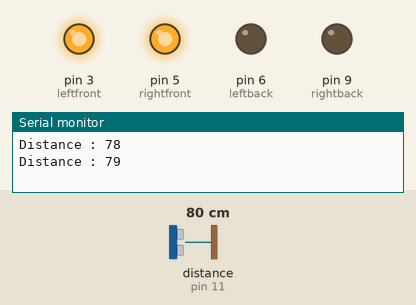
Bench run of a sketch on a simulated Arduino Uno, built with avr-gcc and run on an emulated ATmega328P. On the bench: output pins drawn as LEDs (lit = HIGH), the last lines printed to the serial monitor. Wiring (inferred from the names in the program): ultrasonic range finder: trigger pin 10; echo pin 11. Inputs (shaded band) come from the test bench; at power-on: distance to the obstacle (sensor on pin 11) 80 cm. The echo pulse lasts 58.3 µs per cm; pins used as bus, display or sensor lines are not drawn.

Above: at 1.8 s.
1.9 s: distance to the obstacle (sensor on pin 11) set to 73 cm
3.4 s: distance to the obstacle (sensor on pin 11) set to 65 cm
At 4.7 s:
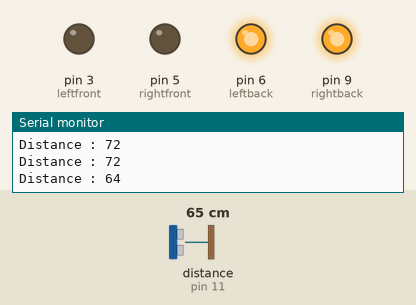
5.5 s: distance to the obstacle (sensor on pin 11) set to 120 cm
At 6.7 s:
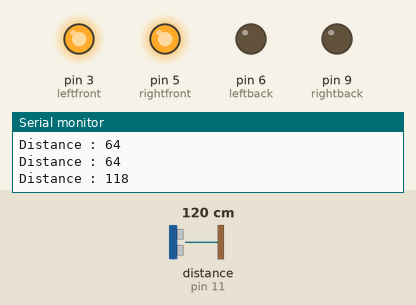
7.5 s: distance to the obstacle (sensor on pin 11) set to 2 cm
At 8.5 s:
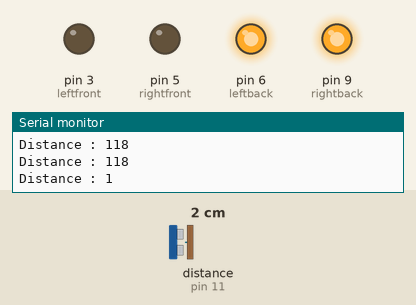
Timing chart, 0 to 10.5 s (numbered marks = the images above; inputs shaded):
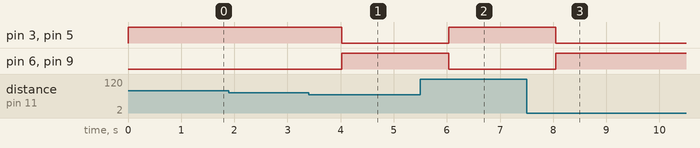

Measured:
- the behaviour switches between 71 and 70 cm on distance to the obstacle (sensor on pin 11) (found by bisection; images 0 and 1)
- after the input at 3.4 s, pin 3 (leftfront), pin 5 (rightfront): HIGH → LOW after 0.63 s; pin 6 (leftback), pin 9 (rightback): LOW → HIGH after 0.63 s
- after the input at 5.5 s, pin 3 (leftfront), pin 5 (rightfront): LOW → HIGH after 0.54 s; pin 6 (leftback), pin 9 (rightback): HIGH → LOW after 0.54 s
- after the input at 7.5 s, pin 3 (leftfront), pin 5 (rightfront): HIGH → LOW after 0.55 s; pin 6 (leftback), pin 9 (rightback): LOW → HIGH after 0.55 s

The sketch:

Car.ino
```cpp
#define rightback 9
#define leftback 6
#define rightfront 5
#define leftfront 3
#define TRIG 10
#define ECHO 11

long duration;
long distance;

void setup()
{
  pinMode(rightfront, OUTPUT);
  pinMode(leftfront, OUTPUT);
  pinMode(rightback, OUTPUT);
  pinMode(leftback, OUTPUT);
  pinMode(TRIG, OUTPUT);
  pinMode(ECHO, INPUT);
  Serial.begin(9600);
}

void loop()
{
  digitalWrite(TRIG, LOW);
  delayMicroseconds(2);
  digitalWrite(TRIG, HIGH);
  delayMicroseconds(10);
  digitalWrite(TRIG, LOW);
  duration = pulseIn(ECHO, HIGH);
  distance = duration * 17 / 1000;
  Serial.print("\nDistance : ");
  Serial.print(distance);

  if (distance < 70)
  {
    digitalWrite(rightfront, LOW);
    digitalWrite(leftfront, LOW);
    digitalWrite(rightback, HIGH);
    digitalWrite(leftback, HIGH);
  }
  else
  {
    digitalWrite(rightback, LOW);
    digitalWrite(leftback, LOW);
    digitalWrite(rightfront, HIGH);
    digitalWrite(leftfront, HIGH);
  }
  delay(1000);
//  analogWrite(rightfront, spd);
//  analogWrite(leftfront, spd);
}
```
